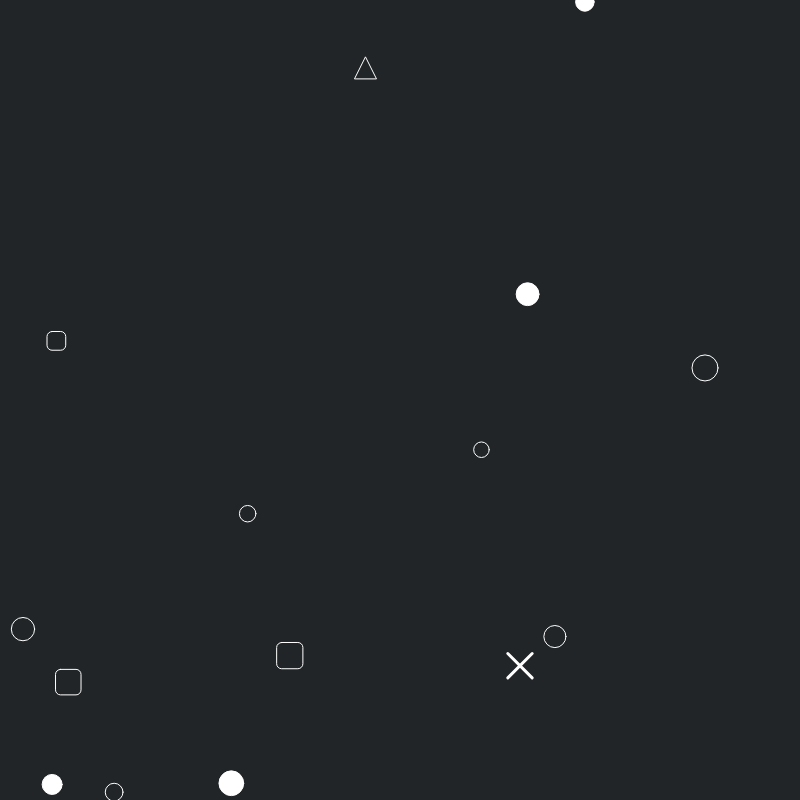
Frame 1 (no input)
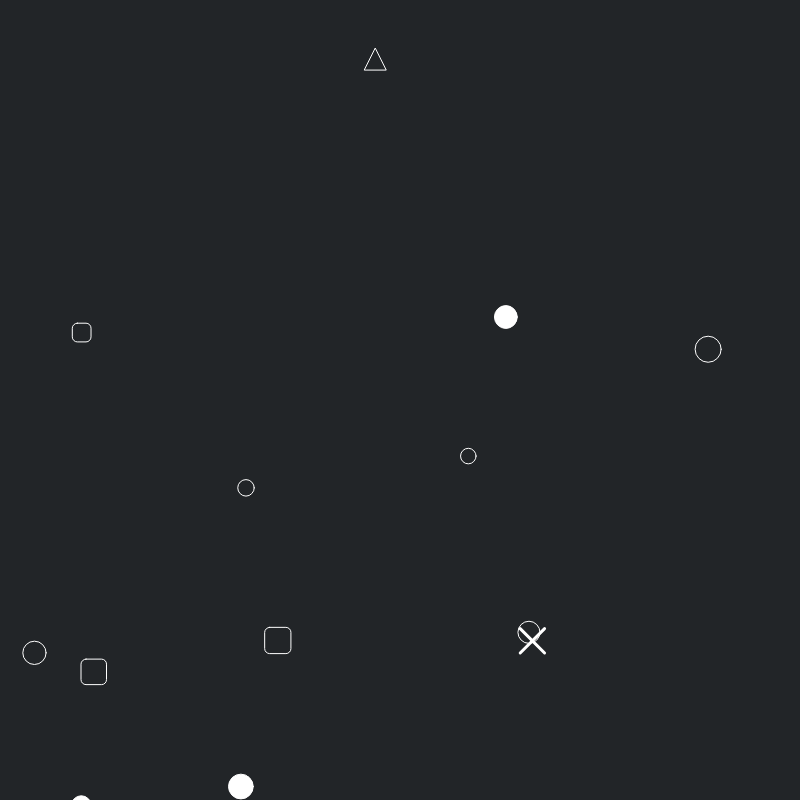
Frame 60 (no input)
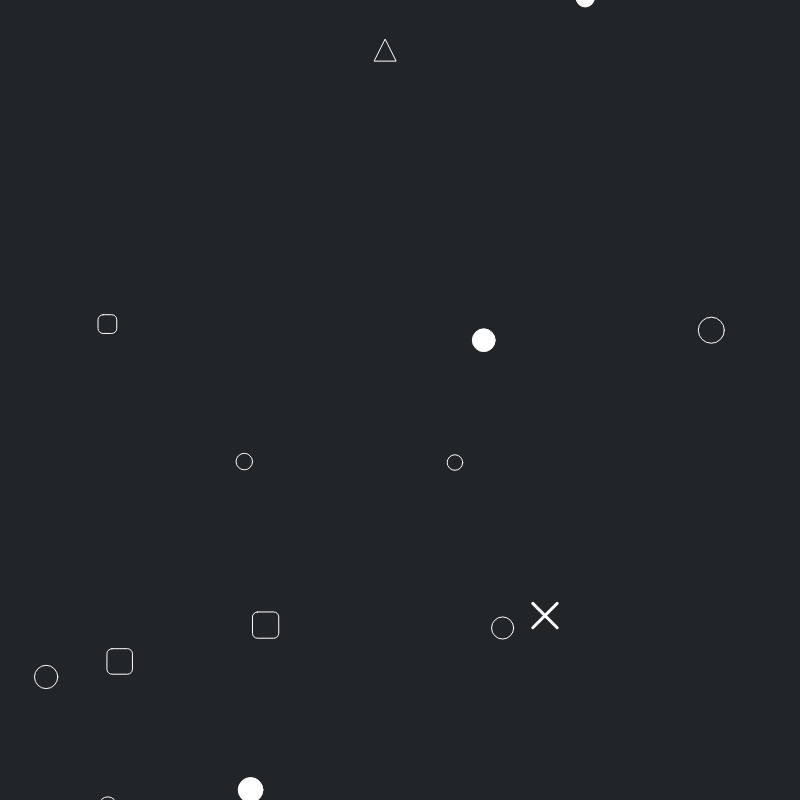
Frame 120 (the mouse pressed at the canvas centre since frame 60)

The p5.js sketch that drew these frames (run headless with seeded random() and noise() and a simulated clock; from frame 60 on, the mouse is pressed at the canvas centre):

// p5.js sketch
// ── sketch.js
var floatarray=[];
var canvaswidth=800;
var canvasheight=800;
var numfloaties=15;
function setup() {
	createCanvas(canvaswidth,canvasheight);
	
	for(var i=0; i<numfloaties; i++){
		var sfill=false;
		var type;
		
		var randnum=random(0,1);
		if (randnum<0.7){
			type='circle';
		}else if (randnum<0.8){
			type='square';
		}else if (randnum<0.9){
			type='triangle';
		}else{
			type='cross';
		}
		
		if (random(0,1)>0.5 && type=='circle'){
			sfill=true;
		}
		
		floatarray.push(new Floaty(type, sfill, random(15,30)));
	}
}

function draw() {
	background(unhex(['22','25','28']));
	
	for(var i=0; i<numfloaties; i++){
		floatarray[i].update();
		floatarray[i].render();
		if (floatarray[i].offscreen()){
			floatarray[i].vel.mult(-1);
		}
	}
	
	if (floatarray.size<numfloaties){
		for(var i=0; i<numfloaties-floatarray.size; i++){
		var sfill=true;
		var type;
		if (random(0,1)>0.5 && type=='circle'){
			sfill=false;
		}
		var randnum=random(0,1);
		if (randnum<0.4){
			type='circle';
		}else if (randnum<0.6){
			type='square';
		}else if (randnum<0.8){
			type='triangle';
		}else{
			type='cross';
		}
		
		floatarray.push(new Floaty(type, sfill, random(15,30)));
		}
	}
}

//circle, square, cross, triangle
function Floaty(type, sfill, size){
	this.pos = createVector(random(0,canvaswidth),random(0,canvasheight));
	this.vel = createVector(random(-0.5,0.5),random(-.5,.5));
	this.type = type;
	this.fill = sfill;
	this.size = size;
	this.opacity = 1
	
	this.update = function(){
		this.pos.add(this.vel);
		
	}
	
	this.render = function(){
		if (this.fill){
			fill('rgba(255,255,255,'+this.opacity+')');
		}else{
			noFill();
		}
		stroke('rgba(255,255,255,'+this.opacity+')');
		strokeWeight(1);
		if (this.type=="circle"){
			ellipse(this.pos.x, this.pos.y, this.size, this.size);
		}else if (this.type=="square"){
			rect(this.pos.x, this.pos.y, this.size, this.size, 5);
		}else if (this.type=="triangle"){
			triangle(this.pos.x, this.pos.y, this.pos.x+this.size/2, this.pos.y-this.size, this.pos.x+this.size, this.pos.y);
		}else if (this.type=="cross"){
			strokeWeight(3);
			line(this.pos.x-this.size/2, this.pos.y+this.size/2, this.pos.x+this.size/2, this.pos.y-this.size/2);
			line(this.pos.x-this.size/2, this.pos.y-this.size/2, this.pos.x+this.size/2, this.pos.y+this.size/2);
		}
	}
	
	this.offscreen = function(){
		return (this.pos.x < -this.size*1.5 || this.pos.x > canvaswidth+this.size*1.5 || this.pos.y < -this.size*1.5 || this.pos.y > canvasheight+this.size*1.5);
	}
}
